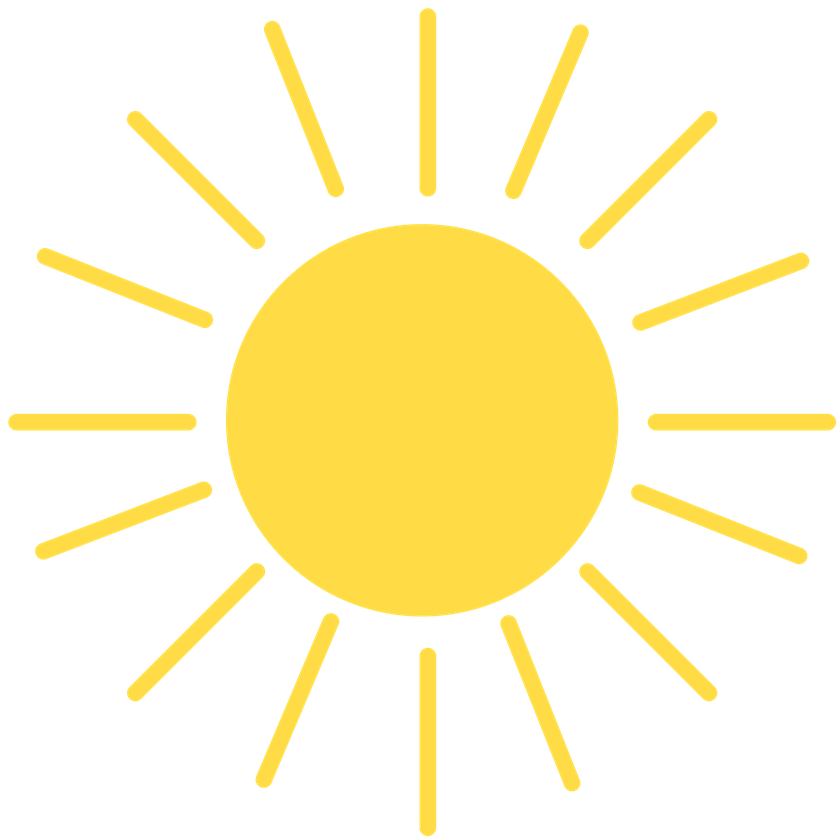
#> input picture 06C_central_force/img/sun.png, 840 x 840 px, shrunk from 2000 x 2000 before the run
$ python trajectories.py
#> lines starting #> are read from the running program, lines starting #| are printed output that depends on the picture
import numpy as np
import matplotlib.pyplot as plt
from matplotlib.offsetbox import OffsetImage, AnnotationBbox
from copy import deepcopy

#%%

# reading the image
image = plt.imread('./sun.png')
#> image is the input picture: shape (840, 840, 4) float32; mean R, G, B, A 0.258, 0.223, 0.0697, 0.241
image_box = OffsetImage(image, zoom=0.01)
sun = AnnotationBbox(image_box, (0, 0), frameon=False, zorder=-2)

def polar2cart(r,theta):
    x = r*np.cos(theta)
    y = r*np.sin(theta)
    return x,y

# fix r_0 = 1
r0 = 1

#%%


# circle
theta = np.arange(0, np.pi*2,0.01)
r = np.ones_like(theta)*r0

x,y = polar2cart(r,theta)


fig, ax = plt.subplots(1, 1, figsize=(8, 6))


# center and trajectory
ax.plot(x, y, c="k", zorder=-1)
#ax.scatter(0,0, fc="k", zorder=5)
new_sun = deepcopy(sun)
ax.add_artist(new_sun)


# plot axis
ax.annotate("", xytext=(-2, 0), xy=(2, 0), zorder=-5,
            arrowprops=dict(arrowstyle="->, head_length=0.6, head_width=0.3", ec="#cccccc", shrinkA=0, shrinkB=0))
ax.annotate("", xytext=(0, -1.5), xy=(0, 1.5), zorder=-5,
            arrowprops=dict(arrowstyle="->, head_length=0.6, head_width=0.3", ec="#cccccc", shrinkA=0, shrinkB=0))


# plot red line for a
ax.annotate('', xy=(1, -0.1), xytext=(0, -0.1), zorder=0,
            arrowprops=dict(arrowstyle="<->, head_length=0.6, head_width=0.3", ec="r", shrinkA=0, shrinkB=0))
ax.text(0.5,-0.2,r"$a = r_0$", ha="center",color="r")


# plot blue line for b
ax.annotate('', xy=(-0.1, 1), xytext=(-0.1, 0), zorder=0,
            arrowprops=dict(arrowstyle="<->, head_length=0.6, head_width=0.3", ec=u'#1f77b4', shrinkA=0, shrinkB=0))
ax.text(-0.25,0.5,r"$b = r_0$", ha="center", color=u'#1f77b4')


#ax.set_xticks(np.pi/180*np.arange(0,360,90))
#ax.grid(False)
ax.axis('off')
ax.set_xlim([-2,2])
ax.set_ylim([-1.5,1.5])
ax.set_aspect('equal')
plt.show()
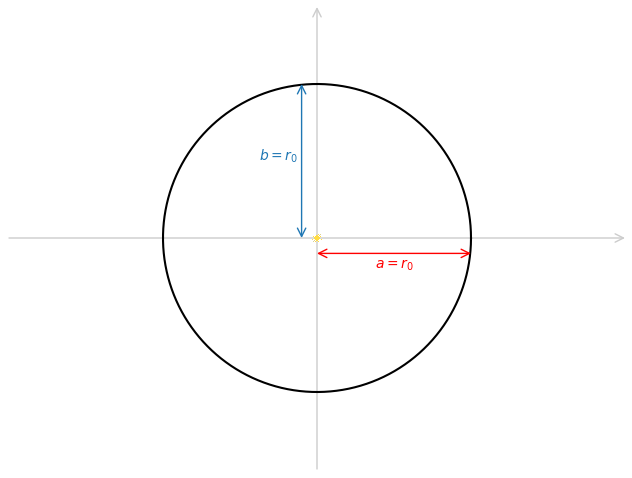
#> figure drawn by matplotlib, 1 panel
plt.savefig("circle.png",bbox_inches='tight')


#%%
# ellipse
# take epsilon = 0.4
eps = 0.4

theta = np.arange(0, np.pi*2,0.01)

r = r0/(eps*np.cos(theta)+1)
a = r0/(1-eps**2)
b = r0/np.sqrt(1-eps**2)

x,y = polar2cart(r,theta)


fig, ax = plt.subplots(1, 1, figsize=(8, 6))

# center and trajectory
ax.plot(x, y, c="k", zorder=-1)
ax.scatter(-a*eps,0, marker="x", fc="#cccccc", zorder=-2)
new_sun = deepcopy(sun)
ax.add_artist(new_sun)

# plot axis
ax.annotate("", xytext=(-2, 0), xy=(2, 0), zorder=-5,
            arrowprops=dict(arrowstyle="->, head_length=0.6, head_width=0.3", ec="#cccccc", shrinkA=0, shrinkB=0))
ax.annotate("", xytext=(0, -1.5), xy=(0, 1.5), zorder=-5,
            arrowprops=dict(arrowstyle="->, head_length=0.6, head_width=0.3", ec="#cccccc", shrinkA=0, shrinkB=0))

# plot red line for a
ax.annotate('', xy=(-a*eps+a, -0.1), xytext=(-a*eps, -0.1), zorder=0,
            arrowprops=dict(arrowstyle="<->, head_length=0.6, head_width=0.3", ec="r", shrinkA=0, shrinkB=0))
ax.text(-a*eps+a/2, -0.2, r"$a$", ha="center",color="r")

ax.annotate('', xy=(-a*eps-a, -0.1), xytext=(-a*eps, -0.1), zorder=0,
            arrowprops=dict(arrowstyle="<->, head_length=0.6, head_width=0.3", ec="r", shrinkA=0, shrinkB=0))
ax.text(-a*eps-a/2, -0.2, r"$a$", ha="center",color="r")


# annotate for aphelion, perihelion
ax.annotate('Perihelion', xy=(-a*eps+a, 0), xytext=(30, 40), zorder=0, textcoords="offset points", c="#ff7f0e", ha="center",
            arrowprops=dict(arrowstyle="->, head_length=0.6, head_width=0.3", ec="#ff7f0e", shrinkB=5))

ax.annotate('Aphelion', xy=(-a*eps-a, 0), xytext=(-30, 40), zorder=0, textcoords="offset points", c="#ff7f0e", ha="center",
            arrowprops=dict(arrowstyle="->, head_length=0.6, head_width=0.3", ec="#ff7f0e", shrinkB=5))

# plot blue line for r0
ax.annotate('', xy=(0.05, 1), xytext=(0.05, 0), zorder=0,
            arrowprops=dict(arrowstyle="<->, head_length=0.6, head_width=0.3", ec=u'#1f77b4', shrinkA=0, shrinkB=0))
ax.text(0.12, 0.5, r"$r_0$", ha="center", color=u'#1f77b4')


# plot blue line for b
ax.annotate('', xy=(-a*eps-0.05, b), xytext=(-a*eps-0.05, 0), zorder=0,
            arrowprops=dict(arrowstyle="<->, head_length=0.6, head_width=0.3", ec=u'#1f77b4', shrinkA=0, shrinkB=0))
ax.text(-a*eps, 0.5*b, r"$b$", ha="center", color=u'#1f77b4')


# plot green line for c
ax.annotate('', xy=(-a*eps, 0.05), xytext=(0, 0.05), zorder=0,
            arrowprops=dict(arrowstyle="<->, head_length=0.6, head_width=0.3", ec="#2ca02c", shrinkA=0, shrinkB=0))
ax.text(-a*eps/2, 0.1, r"$c$", ha="center",color="#2ca02c")


#ax.set_xticks(np.pi/180*np.arange(0,360,90))
#ax.grid(False)
ax.axis('off')
ax.set_xlim([-2,2])
ax.set_ylim([-1.5,1.5])
ax.set_aspect('equal')
plt.show()
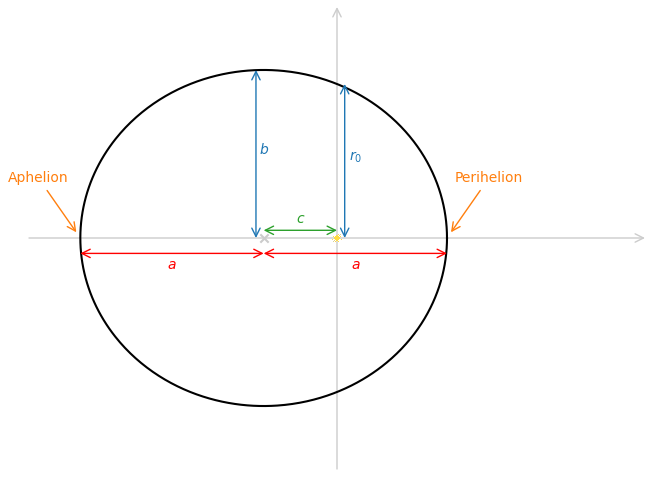
#> figure drawn by matplotlib, 1 panel
plt.savefig("ellipse.png",bbox_inches='tight')


#%%
# parabola
# take epsilon = 1
eps = 1

theta = np.arange(0, np.pi*2,0.01)

r = r0/(eps*np.cos(theta)+1)
x,y = polar2cart(r,theta)


fig, ax = plt.subplots(1, 1, figsize=(8, 6))

# center and trajectory
ax.plot(x, y, c="k", zorder=-1)
#ax.scatter(-a*eps,0, marker="x", fc="#cccccc", zorder=-2)
new_sun = deepcopy(sun)
ax.add_artist(new_sun)

# plot axis
ax.annotate("", xytext=(-2, 0), xy=(2, 0), zorder=-5,
            arrowprops=dict(arrowstyle="->, head_length=0.6, head_width=0.3", ec="#cccccc", shrinkA=0, shrinkB=0))
ax.annotate("", xytext=(0, -1.5), xy=(0, 1.5), zorder=-5,
            arrowprops=dict(arrowstyle="->, head_length=0.6, head_width=0.3", ec="#cccccc", shrinkA=0, shrinkB=0))


# plot red line for r0/2
ax.annotate('', xy=(r0/2, -0.1), xytext=(0, -0.1), zorder=0,
            arrowprops=dict(arrowstyle="<->, head_length=0.6, head_width=0.3", ec="r", shrinkA=0, shrinkB=0))
ax.text(r0/4, -0.25, r"$\frac{r_0}{2}$", ha="center",color="r")

# annotate for perihelion
ax.annotate('Perihelion', xy=(r0/2, 0), xytext=(30, 40), zorder=0, textcoords="offset points", c="#ff7f0e", ha="center",
            arrowprops=dict(arrowstyle="->, head_length=0.6, head_width=0.3", ec="#ff7f0e", shrinkB=5))


# plot blue line for r0
ax.annotate('', xy=(-0.05, 1), xytext=(-0.05, 0), zorder=0,
            arrowprops=dict(arrowstyle="<->, head_length=0.6, head_width=0.3", ec=u'#1f77b4', shrinkA=0, shrinkB=0))
ax.text(-0.12, 0.5, r"$r_0$", ha="center", color=u'#1f77b4')


ax.axis('off')
ax.set_xlim([-2,2])
ax.set_ylim([-1.5,1.5])
ax.set_aspect('equal')
plt.show()
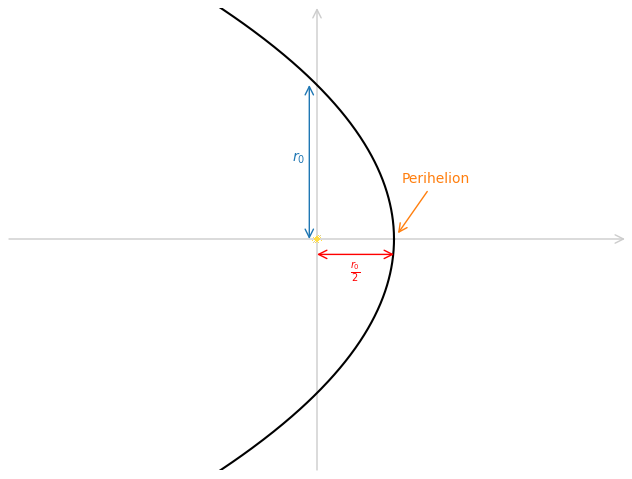
#> figure drawn by matplotlib, 1 panel
plt.savefig("parabola.png",bbox_inches='tight')


#%%
# hyperbola
# take epsilon = 1.8
eps = 1.8

theta = np.arange(0, np.pi*2,0.01)
theta1 = theta[np.cos(theta)>-1/eps]
theta2 = theta[np.cos(theta)>1/eps]

r1 = r0/(eps*np.cos(theta1)+1)
r2 = r0/(eps*np.cos(theta2)-1)
a = r0/(1-eps**2)

x1,y1 = polar2cart(r1,theta1)
x2,y2 = polar2cart(r2,theta2)

fig, ax = plt.subplots(1, 1, figsize=(8, 6))


# center and trajectory
ax.plot(x1, y1, c="k", zorder=-1)
ax.plot(x2, y2, c="k", zorder=-1, ls="dashed")
ax.scatter(-a*eps,0, marker="x", fc="#cccccc", zorder=-2)
new_sun = deepcopy(sun)
ax.add_artist(new_sun)

# plot axis
ax.annotate("", xytext=(-2, 0), xy=(2, 0), zorder=-5,
            arrowprops=dict(arrowstyle="->, head_length=0.6, head_width=0.3", ec="#cccccc", shrinkA=0, shrinkB=0))
ax.annotate("", xytext=(0, -1.5), xy=(0, 1.5), zorder=-5,
            arrowprops=dict(arrowstyle="->, head_length=0.6, head_width=0.3", ec="#cccccc", shrinkA=0, shrinkB=0))


# plot red line for a
ax.annotate('', xy=(-a*eps+a, 0.02), xytext=(-a*eps, 0.02), zorder=0,
            arrowprops=dict(arrowstyle="<->, head_length=0.6, head_width=0.3", ec="r", shrinkA=0, shrinkB=0))
ax.text(-a*eps+a/2, 0.05, r"$a$", ha="center",color="r")

ax.annotate('', xy=(-a*eps-a, 0.02), xytext=(-a*eps, 0.02), zorder=0,
            arrowprops=dict(arrowstyle="<->, head_length=0.6, head_width=0.3", ec="r", shrinkA=0, shrinkB=0))
ax.text(-a*eps-a/2, 0.05, r"$a$", ha="center",color="r")


# annotate for perihelion
ax.annotate('Perihelion', xy=(-a*eps+a, 0.02), xytext=(-a*eps, 0.5), zorder=0, c="#ff7f0e", ha="center",
            arrowprops=dict(arrowstyle="->, head_length=0.6, head_width=0.3", ec="#ff7f0e", shrinkB=5))

ax.annotate('', xy=(-a*eps-a, 0.02), xytext=(-a*eps, 0.46), zorder=0, c="#ff7f0e", ha="center",
            arrowprops=dict(arrowstyle="->, head_length=0.6, head_width=0.3", ec="#ff7f0e", shrinkB=5))

# plot blue line for r0
ax.annotate('', xy=(-0.05, 1), xytext=(-0.05, 0), zorder=0,
            arrowprops=dict(arrowstyle="<->, head_length=0.6, head_width=0.3", ec=u'#1f77b4', shrinkA=0, shrinkB=0))
ax.text(-0.12, 0.5, r"$r_0$", ha="center", color=u'#1f77b4')


# plot green line for c
ax.annotate('', xy=(-a*eps, -0.05), xytext=(0, -0.05), zorder=0,
            arrowprops=dict(arrowstyle="<->, head_length=0.6, head_width=0.3", ec="#2ca02c", shrinkA=0, shrinkB=0))
ax.text(-a*eps/2, -0.15, r"$c$", ha="center",color="#2ca02c")


# annotate for attractive/repulsive path
ax.text(0.3,-1.2, "Path for\n attractive force", ha="center")
ax.text(-2*a*eps-0.3,-1.2, "Path for\n repulsive force", ha="center")


ax.axis('off')
ax.set_xlim([-2,2])
ax.set_ylim([-1.5,1.5])
ax.set_aspect('equal')
plt.show()
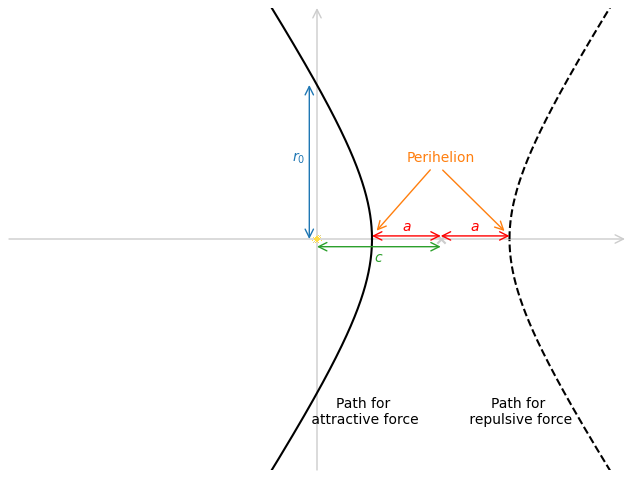
#> figure drawn by matplotlib, 1 panel
plt.savefig("hyperbola.png",bbox_inches='tight')


#%%
# plot all

fig, ax = plt.subplots(1, 1, figsize=(8, 6))

# center
new_sun = deepcopy(sun)
ax.add_artist(new_sun)

# plot axis
ax.annotate("", xytext=(-2, 0), xy=(2, 0), zorder=-5,
            arrowprops=dict(arrowstyle="->, head_length=0.6, head_width=0.3", ec="#cccccc", shrinkA=0, shrinkB=0))
ax.annotate("", xytext=(0, -1.5), xy=(0, 1.5), zorder=-5,
            arrowprops=dict(arrowstyle="->, head_length=0.6, head_width=0.3", ec="#cccccc", shrinkA=0, shrinkB=0))


# circle
theta = np.arange(0, np.pi*2,0.01)
r = np.ones_like(theta)*r0

x,y = polar2cart(r,theta)

ax.plot(x, y, c="#1f77b4", zorder=-1, label="Circle")


# ellipse
eps = 0.4

theta = np.arange(0, np.pi*2,0.01)

r = r0/(eps*np.cos(theta)+1)
x,y = polar2cart(r,theta)

ax.plot(x, y, c="#ff7f0e", zorder=-1, label="Ellipse")


# parabola
eps = 1

theta = np.arange(0, np.pi*2,0.01)

r = r0/(eps*np.cos(theta)+1)
x,y = polar2cart(r,theta)

ax.plot(x, y, c="#2ca02c", zorder=-1, label="Parabola")


# hyperbola
eps = 1.8

theta = np.arange(0, np.pi*2,0.01)
theta1 = theta[np.cos(theta)>-1/eps]
theta2 = theta[np.cos(theta)>1/eps]

r1 = r0/(eps*np.cos(theta1)+1)
r2 = r0/(eps*np.cos(theta2)-1)
a = r0/(1-eps**2)

x1,y1 = polar2cart(r1,theta1)
x2,y2 = polar2cart(r2,theta2)

ax.plot(x1, y1, c="#d62728", zorder=-1, label="Hyperbola")
ax.plot(x2, y2, c="#d62728", zorder=-1, ls="dashed")


ax.axis('off')
ax.set_xlim([-2,2])
ax.set_ylim([-1.5,1.5])
ax.set_aspect('equal')
ax.legend(loc=0)
plt.show()
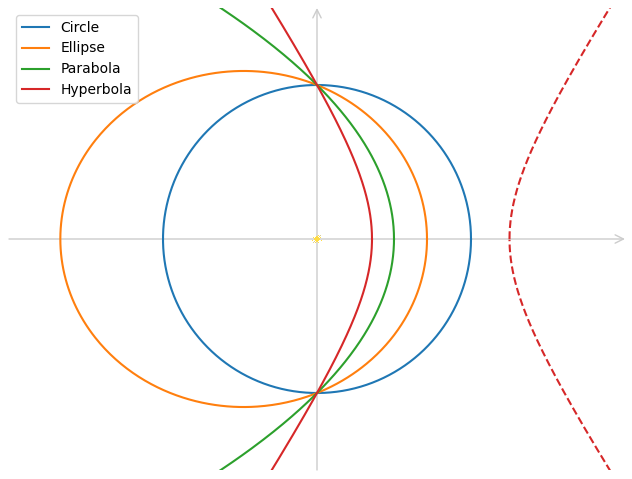
#> figure drawn by matplotlib, 1 panel
plt.savefig("all_traj.png",bbox_inches='tight')
